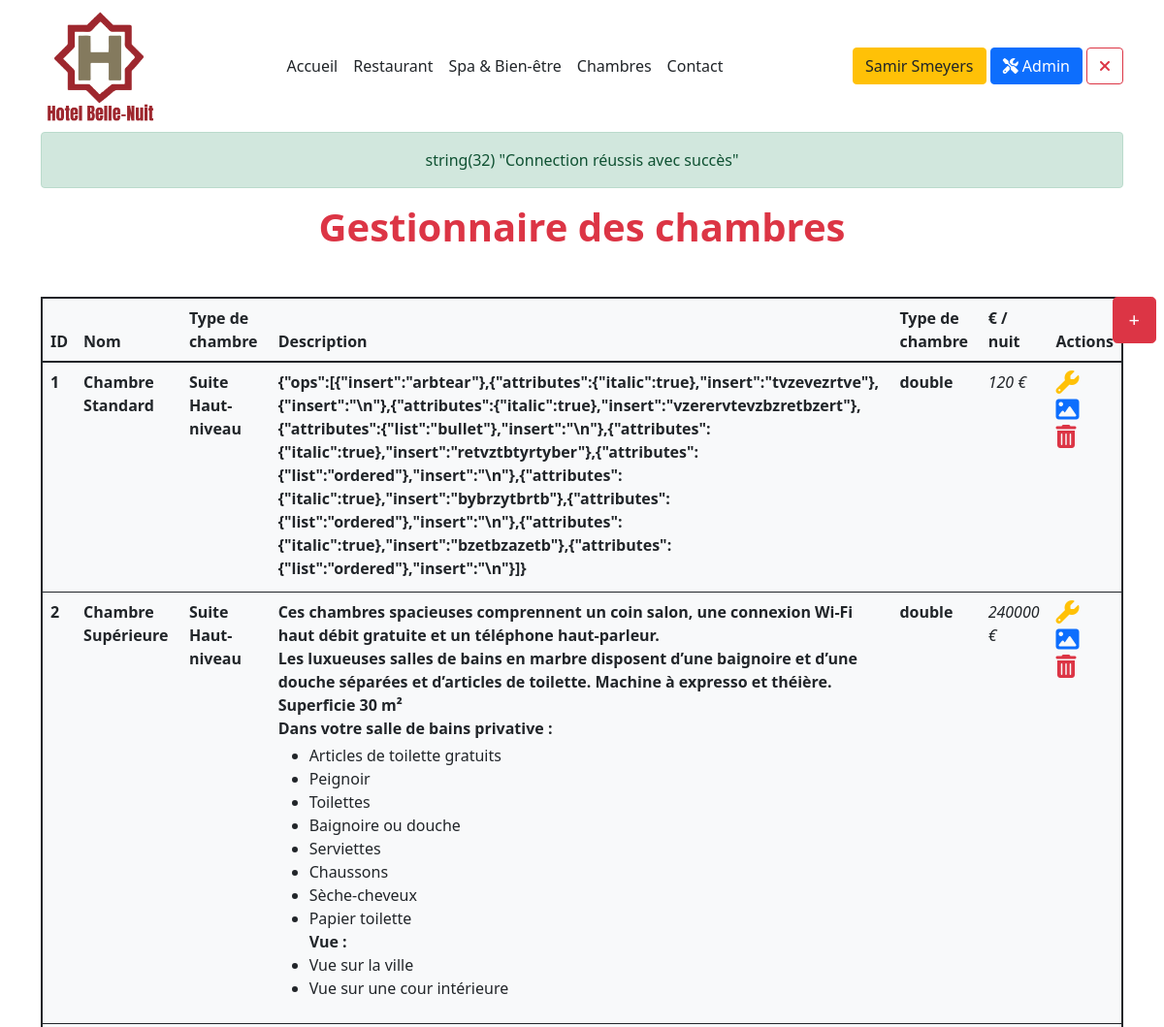
The page /adminBedrooms (signed in, upper part) on the database as committed earlier.
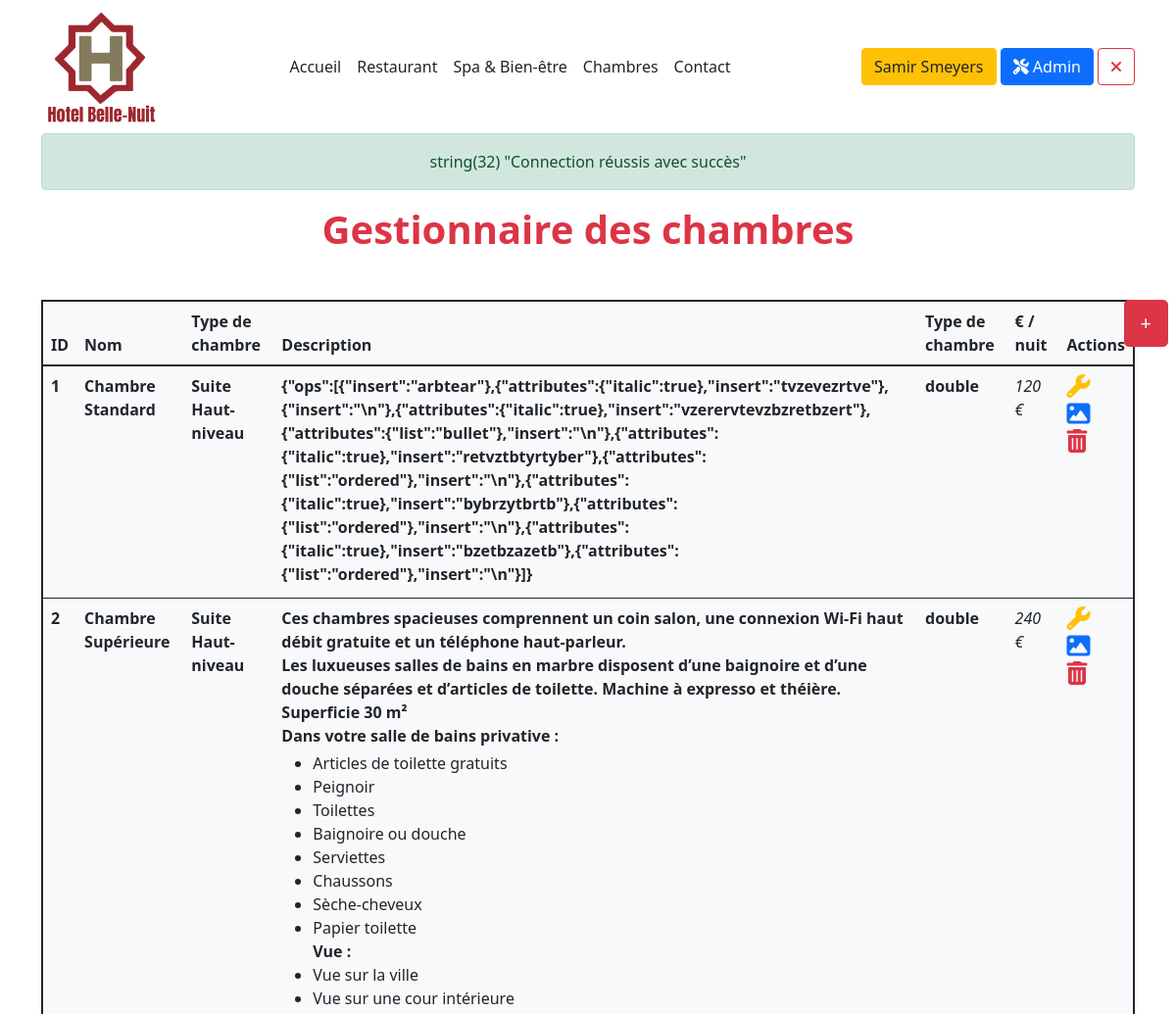
The same page on the database as committed later.
### tables this page shows
CREATE TABLE `bedroom` (
  `bedroom_id` int(11) NOT NULL,
  `bedroom_name` varchar(30) NOT NULL,
  `bedroom_description` text NOT NULL,
  `bedroom_bed` enum('double','twin','single') NOT NULL,
  `bedroom_priceday` int(11) NOT NULL,
  `id_roomcategory` int(11) NOT NULL
);

CREATE TABLE `category_bedroom` (
  `roomcategory_id` int(11) NOT NULL,
  `roomcategory_name` varchar(30) NOT NULL
);

### models/Model.class.php (called while the page is built, shortened)
<?php
abstract class Model{
    private static $pdo;
    private static function setBdd(){
        self::$pdo = new PDO("mysql:host=localhost;dbname=hotel;charset=utf8", "root", "");
        self::$pdo->setAttribute(PDO::ATTR_ERRMODE, PDO::ERRMODE_WARNING);
    }
    protected function getBdd(){
        return self::$pdo;
    }
}

### models/FrontManager.model.php (called while the page is built, shortened)
<?php
require_once("Model.class.php");
class FrontManager extends Model
{
    public function getAllBedrooms()
    {
        $stmt = $this->getBdd()->prepare('
        SELECT bedroom_id,bedroom_name,bedroom_description,bedroom_bed,bedroom_priceday, category_bedroom.roomcategory_name FROM bedroom
        INNER JOIN category_bedroom ON  bedroom.id_roomcategory = category_bedroom.roomcategory_id');
        $stmt->execute();
        $bedrooms = $stmt->fetchAll(PDO::FETCH_ASSOC);
        return $bedrooms;
    }
}

### views/main/back/adminBedrooms.view.php (the view)
<h1 class='text-center my-3 text-danger fw-bolder mb-5'>Gestionnaire des chambres</h1>
<table class="table container bg-light p-5 rounded mb-5 border border-2 border-dark">
    <a href="adminBedroomAdd"><button class="btn btn-danger btn-lg position-fixed top-1 end-0 me-2" name="btnRegistration">+</button></a>
    <thead class="bg-light">
    <tr>
        <th>ID</th>
        <th>Nom</th>
        <th>Type de chambre</th>
        <th>Description</th>
        <th>Type de chambre</th>
        <th>€ / nuit</th>
        <th>Actions</th>
    </tr>
    </thead>
    <tbody>
    <?php
    foreach ($bedrooms as $key => $bedroom){
        echo '
                    <tr>
                        <td>
                            <p class="fw-bold mb-1"> ' . $bedroom["bedroom_id"] . '</p>
                        </td>
                        <td>
                            <p class="fw-bold mb-1"> ' . $bedroom["bedroom_name"] . '</p>
                        </td>
                        <td>
                            <p class="fw-bold mb-1"> ' . $bedroom["roomcategory_name"] . '</p>
                        </td>
                        <td>
                            <p class="fw-bold mb-1">' . $bedroom["bedroom_description"] . '</p>
                        </td>
                        <td>
                            <p class="fw-bold mb-1">' . $bedroom["bedroom_bed"] . '</p>
                        </td>
                        <td>
                            <p class="fst-italic mb-1">' . $bedroom["bedroom_priceday"] . ' € ' . '</p>
                        </td>
                        <td>
                            <a href="adminEditBed&idEditBed=' . $bedroom['bedroom_id'] . '" class="mb-3 text-warning">
                                <i class="fa-solid fa-wrench fa-xl  mt-2"></i>
                            </a></br>
                            <a href="adminManagerBedPicture&idEditBed=' . $bedroom['bedroom_id'] . '" class="text-succes mt-5">
                                <i class="fa-solid fa-image fa-xl  mt-3"></i>
                            </a></br>
                            <a href="deleteBedroom&idDelBedRoom=' . $bedroom['bedroom_id'] . '" class="text-danger text-end mt-3">
                                <i class="fa-solid fa-xl fa-trash-can  mt-3"></i>
                            </a>
                        </td>
                    </tr>
                    ';
    } ?>
    </tbody>
</table>

Rows that differ between the two databases and show on the page:
changed bedroom "Chambre Supérieure": bedroom_priceday "240000" → "240"
